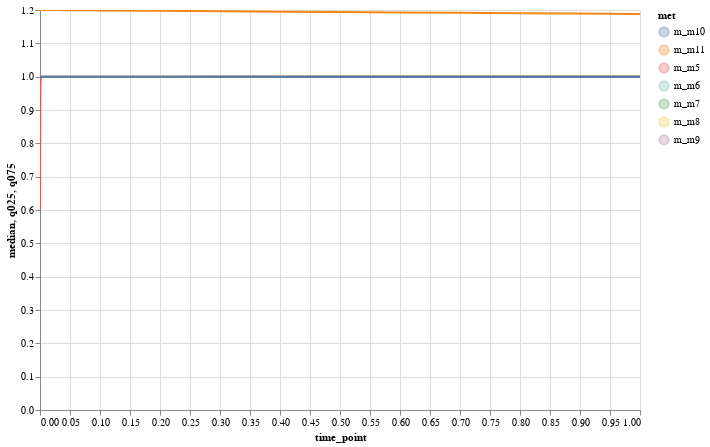

Notebook cell for this chart:
### Markdown cell above
#### Plot summarized results for whole ensemble

### Code cell
plot_ensemble_interactive(conc_interp_quantiles, quant_type='conc', selected_data=met_names, x_scale='linear',
                          y_scale='linear', x_lim=None, y_lim=None)

### Figure 1 — Vega-Lite specification as saved in the notebook (floating-point values rounded to 4 significant figures; data arrays with more than 128 entries replaced by an {"elided": "..."} marker saying what was removed)
{"config": {"view": {"continuousWidth": 400, "continuousHeight": 300}}, "layer": [{"data": {"name": "data-4e25db561cfefc563334805c44551590"}, "mark": "line", "encoding": {"color": {"type": "nominal", "field": "met"}, "tooltip": [{"type": "nominal", "field": "met"}, {"type": "quantitative", "field": "median"}], "x": {"type": "quantitative", "field": "time_point", "scale": {"type": "linear"}}, "y": {"type": "quantitative", "field": "median", "scale": {"type": "linear"}}}, "height": 400, "selection": {"selector003": {"type": "interval", "bind": "scales", "encodings": ["x", "y"]}}, "width": 600}, {"data": {"name": "data-4e25db561cfefc563334805c44551590"}, "mark": "area", "encoding": {"color": {"type": "nominal", "field": "met"}, "opacity": {"value": 0.3}, "tooltip": [{"type": "nominal", "field": "met"}, {"type": "quantitative", "field": "median"}], "x": {"type": "quantitative", "field": "time_point", "scale": {"type": "linear"}}, "y": {"type": "quantitative", "field": "q025", "scale": {"type": "linear"}}, "y2": {"field": "q075"}}, "height": 400, "width": 600}], "$schema": "https://vega.github.io/schema/vega-lite/v4.8.1.json", "datasets": {"data-4e25db561cfefc563334805c44551590": {"elided": "581 records"}}}
